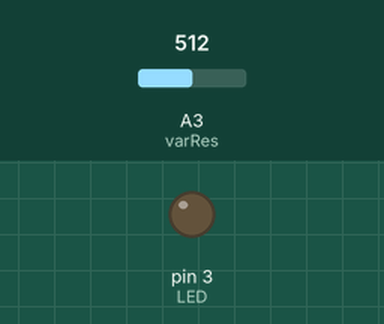
Recording of a sketch running on a simulated Arduino Uno, built with avr-gcc and run on an emulated ATmega328P. Parts: output pins drawn as LEDs (lit = HIGH). The test bench sets the inputs (shaded band); at power-on: A3 (varRes) = 512.

Above: at 1.2 s.
1.3 s: A3 (varRes) set to 716
At 2.0 s:
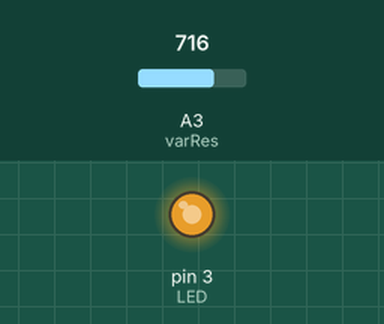
2.8 s: A3 (varRes) set to 752
At 3.1 s:
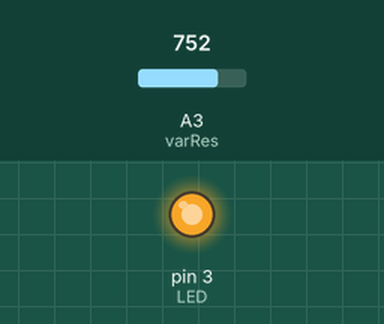
4.3 s: A3 (varRes) set to 768
At 5.5 s:
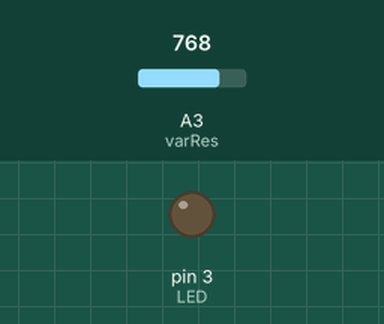
5.8 s: A3 (varRes) set to 900
At 6.6 s:
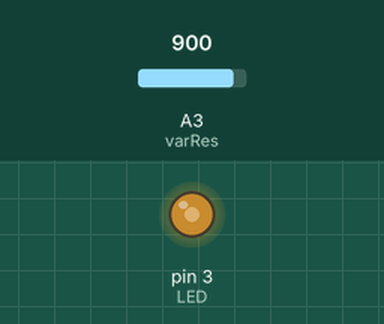
7.3 s: A3 (varRes) set to 306
At 7.7 s:
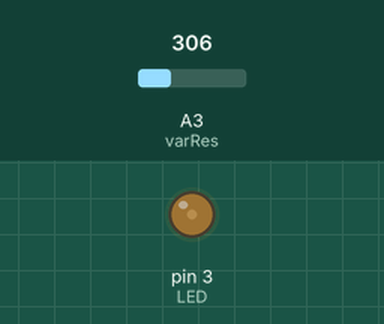
8.8 s: A3 (varRes) set to 0
At 10.1 s:
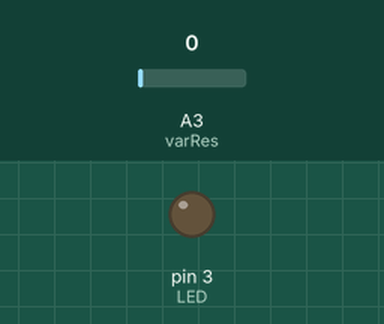
Timing chart, 0 to 11.3 s (numbered marks = the images above; inputs shaded):
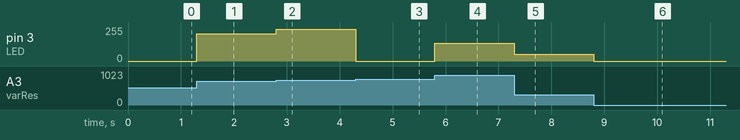

The sketch:

LED_and_variable_resistor_with_Error.ino
```cpp
#define LED 3 //Set pin 3 to be LED
#define varRes A3 //Set pin A3 to be variable resistor
int brightness; //Declare brightness as an integer
void setup() {
  pinMode(LED, OUTPUT); //Tell pin 3 to output voltage
  pinMode(varRes, INPUT); //Tell pin A3 to read the voltage
}

void loop() {
  brightness = analogRead(varRes); //Pin A3 is used to read the voltage. Analog read is used so a range of values can be obtained.
  analogWrite(LED,brightness); //Pin 3 is used to output the voltage. Pin 3 is used as it is a PWM pin. ONLY PWM pin can analogWrite. Analog pin cannot output analog values.
}
```

Measured:
- the behaviour switches between 767 and 768 on A3 (varRes) (found by bisection; images 2 and 3)
- after the input at 1.3 s, pin 3 (LED): 0/255 → 204/255 at once
- after the input at 2.8 s, pin 3 (LED): 204/255 → 240/255 at once
- after the input at 4.3 s, pin 3 (LED): 240/255 → 0/255 at once
- after the input at 5.8 s, pin 3 (LED): 0/255 → 132/255 at once
- after the input at 7.3 s, pin 3 (LED): 132/255 → 50/255 at once
- after the input at 8.8 s, pin 3 (LED): 50/255 → 0/255 at once
